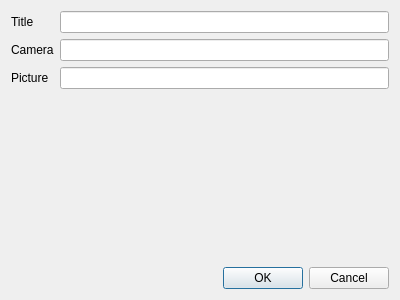
<?xml version="1.0" encoding="UTF-8"?>
<ui version="4.0">
 <class>ImageDialog</class>
 <widget class="QDialog" name="ImageDialog">
  <property name="geometry">
   <rect>
    <x>0</x>
    <y>0</y>
    <width>400</width>
    <height>300</height>
   </rect>
  </property>
  <property name="windowTitle">
   <string>Dialog</string>
  </property>
  <layout class="QVBoxLayout" name="verticalLayout">
   <item>
    <layout class="QFormLayout" name="formLayout">
     <item row="0" column="0">
      <widget class="QLabel" name="titleLabel">
       <property name="text">
        <string>Title</string>
       </property>
      </widget>
     </item>
     <item row="0" column="1">
      <widget class="QLineEdit" name="_window_title"/>
     </item>
     <item row="1" column="0">
      <widget class="QLabel" name="cameraLabel">
       <property name="text">
        <string>Camera</string>
       </property>
      </widget>
     </item>
     <item row="1" column="1">
      <widget class="QLineEdit" name="_camera_line_edit"/>
     </item>
     <item row="2" column="0">
      <widget class="QLabel" name="pictureLabel">
       <property name="text">
        <string>Picture</string>
       </property>
      </widget>
     </item>
     <item row="2" column="1">
      <widget class="QLineEdit" name="_picture_line_edit"/>
     </item>
    </layout>
   </item>
   <item>
    <widget class="QDialogButtonBox" name="buttonBox">
     <property name="orientation">
      <enum>Qt::Horizontal</enum>
     </property>
     <property name="standardButtons">
      <set>QDialogButtonBox::Cancel|QDialogButtonBox::Ok</set>
     </property>
    </widget>
   </item>
  </layout>
 </widget>
 <resources/>
 <connections>
  <connection>
   <sender>buttonBox</sender>
   <signal>accepted()</signal>
   <receiver>ImageDialog</receiver>
   <slot>accept()</slot>
   <hints>
    <hint type="sourcelabel">
     <x>248</x>
     <y>254</y>
    </hint>
    <hint type="destinationlabel">
     <x>157</x>
     <y>274</y>
    </hint>
   </hints>
  </connection>
  <connection>
   <sender>buttonBox</sender>
   <signal>rejected()</signal>
   <receiver>ImageDialog</receiver>
   <slot>reject()</slot>
   <hints>
    <hint type="sourcelabel">
     <x>316</x>
     <y>260</y>
    </hint>
    <hint type="destinationlabel">
     <x>286</x>
     <y>274</y>
    </hint>
   </hints>
  </connection>
 </connections>
</ui>
